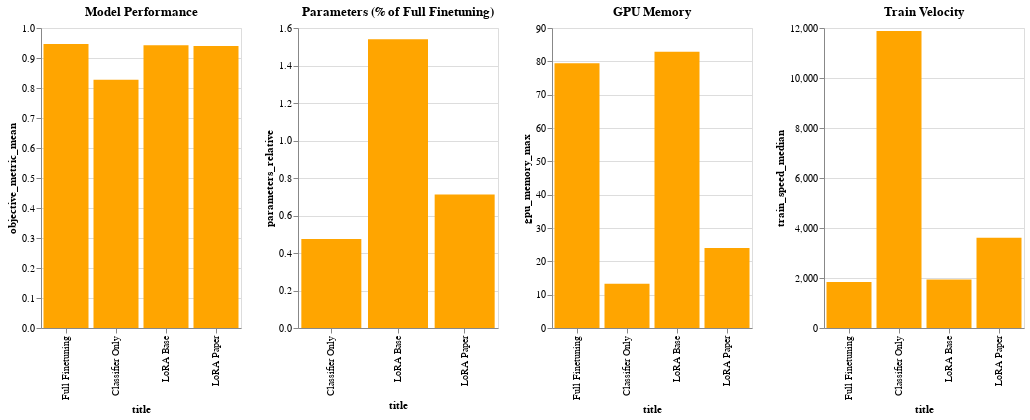

Notebook code for this chart:
### Code cell
graph_results()

### Figure 1 — Vega-Lite specification as saved in the notebook (floating-point values rounded to 4 significant figures)
{"config": {"view": {"continuousWidth": 300, "continuousHeight": 300}}, "hconcat": [{"data": {"name": "data-42ddac6fc5e39a6289cb044207434b7c"}, "mark": {"type": "bar", "color": "orange"}, "encoding": {"x": {"field": "title", "sort": null, "type": "nominal"}, "y": {"field": "objective_metric_mean", "scale": {"zero": false}, "type": "quantitative"}}, "title": "Model Performance", "width": 200}, {"data": {"name": "data-ca23513a3ac7aa817c402ea111bafc96"}, "mark": {"type": "bar", "color": "orange"}, "encoding": {"x": {"field": "title", "sort": null, "type": "nominal"}, "y": {"field": "parameters_relative", "scale": {"zero": false}, "type": "quantitative"}}, "title": "Parameters (% of Full Finetuning)", "width": 200}, {"data": {"name": "data-42ddac6fc5e39a6289cb044207434b7c"}, "mark": {"type": "bar", "color": "orange"}, "encoding": {"x": {"field": "title", "sort": null, "type": "nominal"}, "y": {"field": "gpu_memory_max", "scale": {"zero": false}, "type": "quantitative"}}, "title": "GPU Memory", "width": 200}, {"data": {"name": "data-42ddac6fc5e39a6289cb044207434b7c"}, "mark": {"type": "bar", "color": "orange"}, "encoding": {"x": {"field": "title", "sort": null, "type": "nominal"}, "y": {"field": "train_speed_median", "scale": {"zero": false}, "type": "quantitative"}}, "title": "Train Velocity", "width": 200}], "$schema": "https://vega.github.io/schema/vega-lite/v5.8.0.json", "datasets": {"data-42ddac6fc5e39a6289cb044207434b7c": [{"target_tuner_name": "capture-[number redacted]", "title": "Full Finetuning", "objective_metric_mean": 0.9469, "objective_metric_std": 0.008683, "parameters_relative": 100.0, "train_speed_median": 1842.0, "gpu_memory_max": 79.4}, {"target_tuner_name": "capture-[number redacted]", "title": "Classifier Only", "objective_metric_mean": 0.8272, "objective_metric_std": 0.003504, "parameters_relative": 0.475, "train_speed_median": 11880.0, "gpu_memory_max": 13.3}, {"target_tuner_name": "capture-[number redacted]", "title": "LoRA Base", "objective_metric_mean": 0.9427, "objective_metric_std": 0.002294, "parameters_relative": 1.54, "train_speed_median": 1937.0, "gpu_memory_max": 82.9}, {"target_tuner_name": "capture-[number redacted]", "title": "LoRA Paper", "objective_metric_mean": 0.9396, "objective_metric_std": 0.002387, "parameters_relative": 0.7116, "train_speed_median": 3610.0, "gpu_memory_max": 24.0}], "data-ca23513a3ac7aa817c402ea111bafc96": [{"target_tuner_name": "capture-[number redacted]", "title": "Classifier Only", "objective_metric_mean": 0.8272, "objective_metric_std": 0.003504, "parameters_relative": 0.475, "train_speed_median": 11880.0, "gpu_memory_max": 13.3}, {"target_tuner_name": "capture-[number redacted]", "title": "LoRA Base", "objective_metric_mean": 0.9427, "objective_metric_std": 0.002294, "parameters_relative": 1.54, "train_speed_median": 1937.0, "gpu_memory_max": 82.9}, {"target_tuner_name": "capture-[number redacted]", "title": "LoRA Paper", "objective_metric_mean": 0.9396, "objective_metric_std": 0.002387, "parameters_relative": 0.7116, "train_speed_median": 3610.0, "gpu_memory_max": 24.0}]}}
